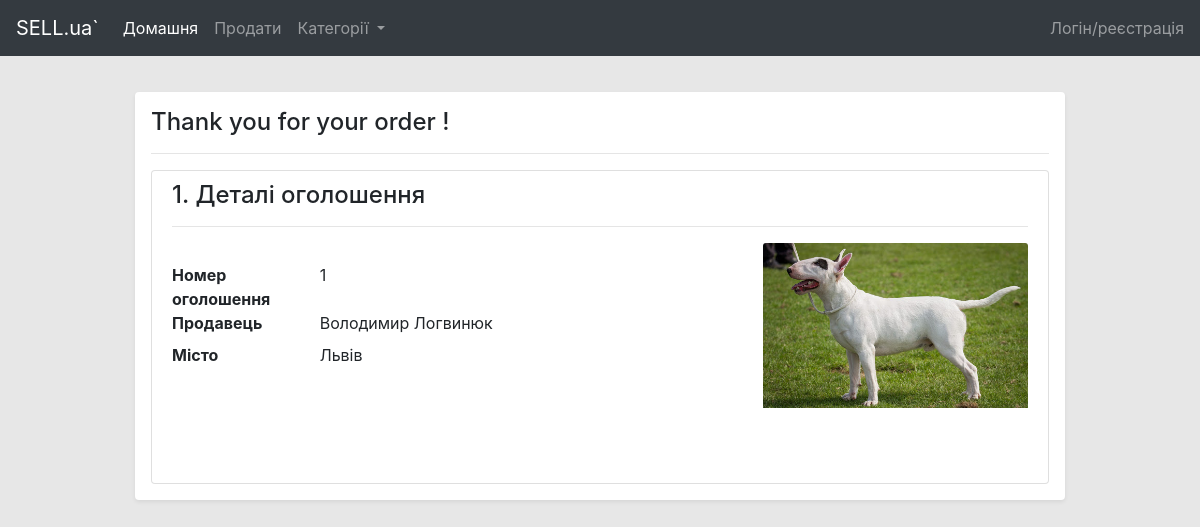
The app's page /order/16/confirmation/ with its own data.
### website/models.py (models this page shows, shortened)
class Advert(models.Model):
    title = models.CharField("Заголовок", max_length=100)
    owner = models.ForeignKey(User, on_delete=models.CASCADE, verbose_name="Власник")
    date_published = models.DateTimeField("Дата публікації", auto_now=True)
    description = models.TextField("Опис", max_length=1000)
    price = models.DecimalField("Ціна", decimal_places=2, max_digits=10)
    is_price_final = models.BooleanField(default=False)
    status = models.ForeignKey(verbose_name="Статус", to=AdvertStatus, on_delete=models.SET_NULL, null=True)
    category = models.ForeignKey(Category, on_delete=models.CASCADE, verbose_name="Категорія")
    views = models.PositiveIntegerField("Перегляди", default=0)
    address = models.ForeignKey(verbose_name="Адреса відправлювача", to=UserAddress, on_delete=models.SET_NULL, null=True, blank=True)
    def get_cover_photo(self):
        all_images = self.advertphoto_set.all()
        if all_images:
            if self.advertphoto_set.filter(is_cover_photo=True):
                return self.advertphoto_set.filter(is_cover_photo=True).get().image.url
            else:
                return self.advertphoto_set.first().image.url
        return ''
    def get_advert_address(self):
        if self.address:
            return self.address
        else:
            return self.owner.useraddress_set.first()
    class Meta:
        verbose_name = "Оголошення"
        verbose_name_plural = "Оголошення"

class User(models.Model):
    first_name = models.CharField("Ім'я", max_length=50)
    last_name = models.CharField("Прізвище", max_length=50)
    reg_date = models.DateField("Дата реєстрації", auto_now=True)
    phone = models.CharField("Номер телефону", max_length=13)
    is_show_phone = models.BooleanField("Показувати телефон", default=False)
    def __str__(self):
        return f"{self.first_name} {self.last_name}"
    class Meta:
        verbose_name = "Користувач"
        verbose_name_plural = "Користувачі"

class UserAddress(models.Model):
    owner = models.ForeignKey(verbose_name="Користувач", to=User, on_delete=models.CASCADE)
    region = models.CharField("Область", max_length=50)
    city = models.CharField("Місто", max_length=50)
    street = models.CharField("Вулиця", max_length=50)
    building_number = models.CharField("Номер будинку", max_length=10)
    apartments = models.CharField("Номер квартири", max_length=5)
    class Meta:
        verbose_name = "Адреса"
        verbose_name_plural = "Адреси"

class AdvertPhoto(models.Model):
    advert = models.ForeignKey(Advert, verbose_name="Оголошення", on_delete=models.CASCADE)
    image = models.ImageField(upload_to="images/", verbose_name="Зображення", default='images/default-no-image.img')
    url = models.SlugField
    is_cover_photo = models.BooleanField("Обкладинка", default=False)
    class Meta:
        verbose_name = "Фото оголошення"
        verbose_name_plural = "Фото оголошення"

### website/views.py (the view)
# urls.py: path("order/<pk>/confirmation/", views.OrderConfirmationView.as_view(), name='order-confirmation'),
class OrderConfirmationView(HeaderAwareDetailView):
    model = Order
    template_name = "website/order_confirmation.html"

### website/models.py (called while the page is built)
    def get_url(self):
        return reverse("category", args=[self.url])

### templates/website/order_confirmation.html
{% extends 'base.html' %}
{% block content %}
<h4> Thank you for your order !</h4>
<hr/>
{% include 'include/advert_details_card.html' with advert=order.advert %}
{% endblock content %}

### templates/include/advert_details_card.html
<div class="card">
    <div class="card-body">
        <h4>1. Деталі оголошення</h4>
        <hr/>
        <div class="row">
            <div class="col-8">
                <div class="row top-spaced">
                    <div class="col-md-9">
                        <dl class="row">
                            <dt class="col-sm-4">Номер оголошення</dt>
                            <dd class="col-sm-8">{{advert.pk}}</dd>
                            <dt class="col-sm-4">Продавець</dt>
                            <dd class="col-sm-8">
                                {{advert.owner}}
                            </dd>
                            <dt class="col-sm-4">Місто</dt>
                            <dd class="col-sm-8">
                                {{advert.get_advert_address.city}}
                            </dd>
                        </dl>
                    </div>
                    <div class="col-md-3">
                    </div>
                </div>
            </div>
            <div class="col-4">
                <div class="card-img-container">
                    {% if advert.get_cover_photo %}
                    <img alt="..." class="card-img-top" src="{{ advert.get_cover_photo }}">
                    {% else %}
                    <img alt="..." class="card-img-top" src="/media/images/default-no-image.jpg">
                    {% endif %}
                </div>
            </div>
        </div>
    </div>
</div>

### static/css/customstyle.css (style rules this page uses)
.card-img-container { height: 220px; overflow: hidden; }
.card-img-container img { height: auto; width: 100%; }
.card-body { padding-top: 10px }
body { background-color: #E7E7E7; }
.top-spaced { margin-top: 20px; }

### records on screen
Advert: pk "1", owner "Володимир Логвинюк", get_advert_address.city "Львів", get_cover_photo (picture)
